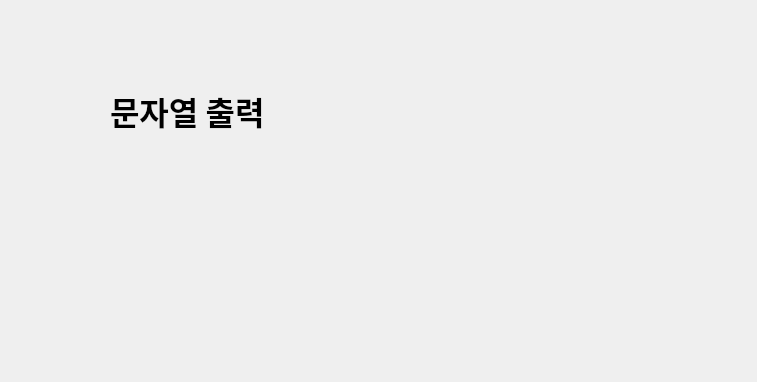
<?xml version="1.0" encoding="UTF-8"?>
<ui version="4.0">
 <class>Dialog</class>
 <widget class="QDialog" name="Dialog">
  <property name="geometry">
   <rect>
    <x>0</x>
    <y>0</y>
    <width>757</width>
    <height>382</height>
   </rect>
  </property>
  <property name="windowTitle">
   <string>Dialog</string>
  </property>
  <widget class="QLabel" name="label">
   <property name="geometry">
    <rect>
     <x>110</x>
     <y>60</y>
     <width>361</width>
     <height>101</height>
    </rect>
   </property>
   <property name="font">
    <font>
     <family>맑은 고딕</family>
     <pointsize>24</pointsize>
     <weight>75</weight>
     <bold>true</bold>
    </font>
   </property>
   <property name="text">
    <string>문자열 출력</string>
   </property>
  </widget>
 </widget>
 <resources/>
 <connections/>
</ui>
